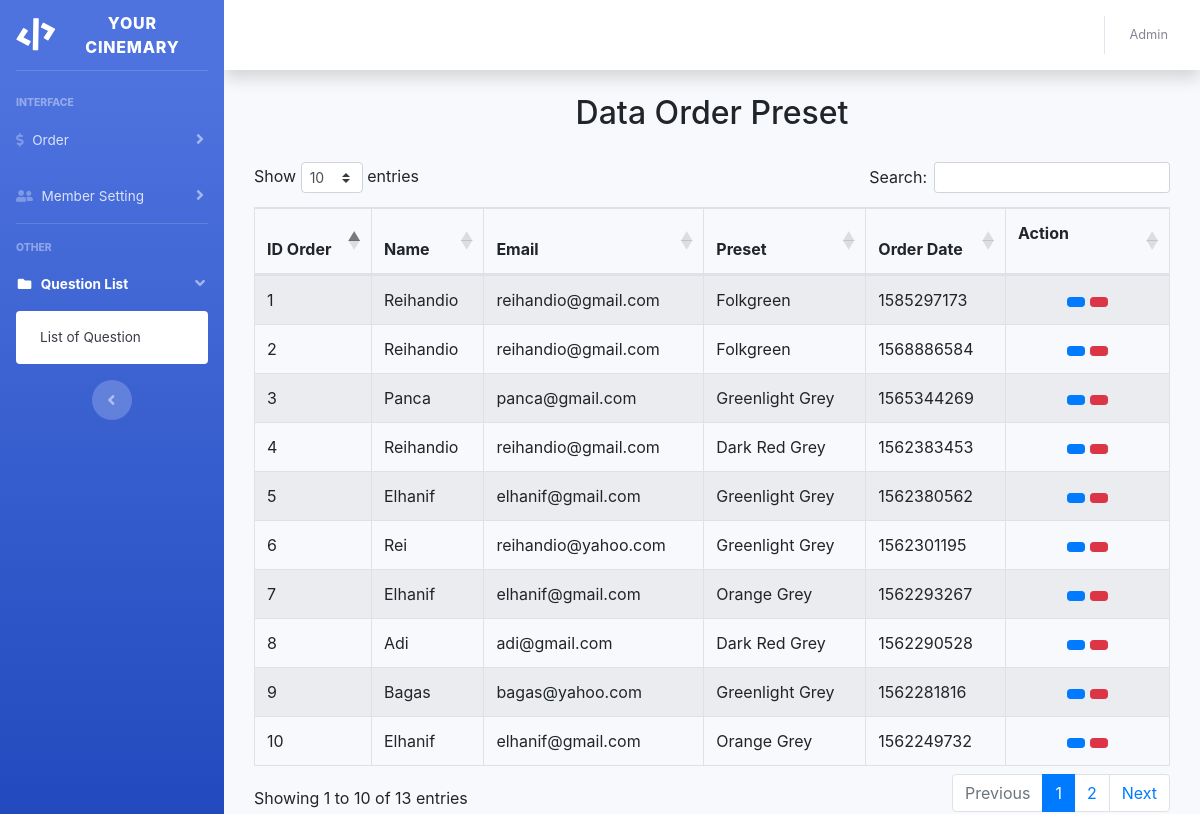
/index.php/presettmpl, run on the app's committed database.
### tables this page shows
CREATE TABLE `presets` (
  `kd_presets` int(5) NOT NULL,
  `name` varchar(128) NOT NULL,
  `email` varchar(128) NOT NULL,
  `presetoption` varchar(128) NOT NULL,
  `preset_date` int(11) NOT NULL
);

### application/controllers/Presettmpl.php (called while the page is built, shortened)
<?php
class Presettmpl extends CI_Controller {
    public function __construct()
    {
        $this->load->model('m_presettmpl');
    }
    public function index()
    {
        $data = array(
            'title' => 'Data Order Preset',
            'data_preset' => $this->m_presettmpl->get_all_preset()
        );
        $this->load->view('template/headeradmin',$data);
        $this->load->view('template/sidebar',$data);
        $this->load->view('template/topbar',$data);
        $this->load->view('presettmpl',$data);
    }
}

### index.php (called while the page is built, shortened)
<?php
require_once BASEPATH.'core/CodeIgniter.php';

### application/models/m_presettmpl.php (called while the page is built, shortened)
<?php
class M_Presettmpl extends CI_Model {
    public function get_all_preset(){
        $query = $this->db->order_by('kd_presets','DESC')->get('presets');
    return $query->result();
    }
}

### application/views/presettmpl.php (the view, shortened to what this page needs)
<!DOCTYPE html>
<html>
<head>
    <link rel="stylesheet" type="text/css" href="https://stackpath.bootstrapcdn.com/bootstrap/4.3.1/css/bootstrap.min.css">
    <link rel="stylesheet" type="text/css" href="https://cdn.datatables.net/1.10.18/css/dataTables.bootstrap4.min.css">
</head>
<body>
<div class="container" style="margin-top: 20px">
    <div class="col-md-12">
        <h2 style="text-align: center;margin-bottom: 30px"> Data Order Preset</h2>
        <table id="table_id" class="table table-striped table-bordered" cellspacing="0" width="100%">
            <thead>
                <tr>
                    <th> ID Order </th>
                    <th> Name </th>
                    <th> Email </th>
                    <th> Preset </th>
                    <th> Order Date </th>
                    <th style="width: 125px;"><p>Action</p></th>
                </tr>
            </thead>
            <tbody>
                <?php
                $no = 1;
                foreach ($data_preset as $preset) {
                ?>
                <tr>
                    <td><?php echo $no++;?></td>
                    <td><?php echo $preset->name; ?></td>
                    <td><?php echo $preset->email; ?></td>
                    <td><?php echo $preset->presetoption; ?></td>
                    <td><?php echo $preset->preset_date; ?></td>
                    <td style="text-align: center;">
                        <button class="btn btn-sm btn-primary" onclick="edit_book(<?php echo $preset->kd_presets; ?>)"><i class="glyphicon glyphcion-pencil"></i></button>
                        <button class="btn btn-sm btn-danger" onclick="delete_book(<?php echo $preset->kd_presets; ?>)"><i class="glyphicon glyphcion-pencil"></i></button>
                    </td>
                </tr>
                <?php } ?>
            </tbody>
        </table>
    </div>
</div>
 </body>
 </html>

### data on the page
presets: name "Reihandio", email "reihandio@gmail.com", presetoption "Folkgreen", preset_date "1585297173"
presets: name "Reihandio", email "reihandio@gmail.com", presetoption "Folkgreen", preset_date "1568886584"
presets: name "Panca", email "panca@gmail.com", presetoption "Greenlight Grey", preset_date "1565344269"
presets: name "Reihandio", email "reihandio@gmail.com", presetoption "Dark Red Grey", preset_date "1562383453"
presets: name "Elhanif", email "elhanif@gmail.com", presetoption "Greenlight Grey", preset_date "1562380562"
presets: name "Rei", email "reihandio@yahoo.com", presetoption "Greenlight Grey", preset_date "1562301195"
presets: name "Elhanif", email "elhanif@gmail.com", presetoption "Orange Grey", preset_date "1562293267"
presets: name "Adi", email "adi@gmail.com", presetoption "Dark Red Grey", preset_date "1562290528"
presets: name "Bagas", email "bagas@yahoo.com", presetoption "Greenlight Grey", preset_date "1562281816"
presets: name "Elhanif", email "elhanif@gmail.com", presetoption "Orange Grey", preset_date "1562249732"
